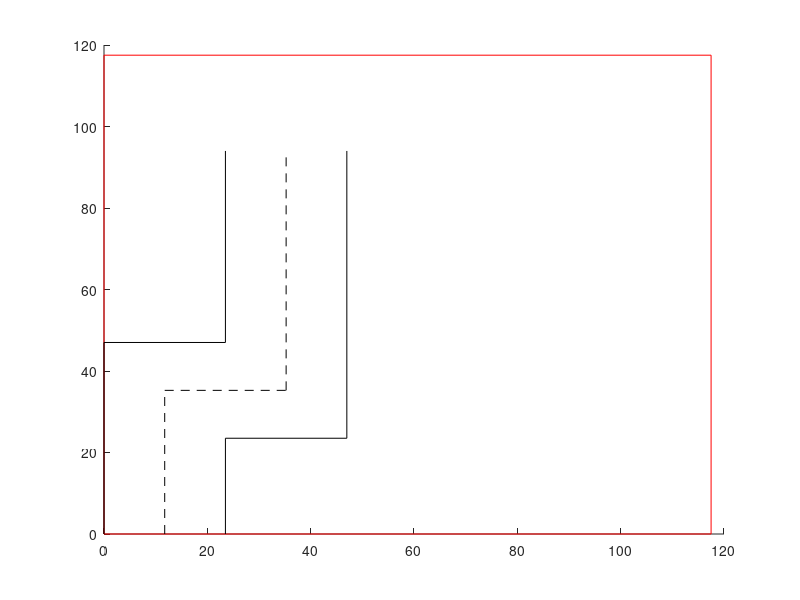

The MATLAB source for this figure:
function map()

    hold on
    %each grid 23.5*23.5
    %entire map 3*5 grids

    %entire map
    plot([0 5*23.5],[0 0],'r-');
    plot([5*23.5 5*23.5],[0 5*23.5],'r-');
    plot([5*23.5 0],[5*23.5 5*23.5],'r-');
    plot([0 0],[0 5*23.5],'r-');

    %lane
    plot([0 0],[0 2*23.5],'k-');
    plot([0 23.5],[2*23.5 2*23.5],'k-');
    plot([23.5 23.5],[2*23.5 4*23.5],'k-');
    plot([23.5 23.5],[0 23.5],'k-');
    plot([23.5 2*23.5],[23.5 23.5],'k-');
    plot([2*23.5 2*23.5],[23.5 4*23.5],'k-');
    
    plot([23.5/2 23.5/2],[0 23.5/2*3],'--k');
    plot([23.5/2 23.5/2*3],[23.5/2*3 23.5/2*3],'--k');
    plot([23.5/2*3 23.5/2*3],[23.5/2*3 23.5/2*8],'--k');
end